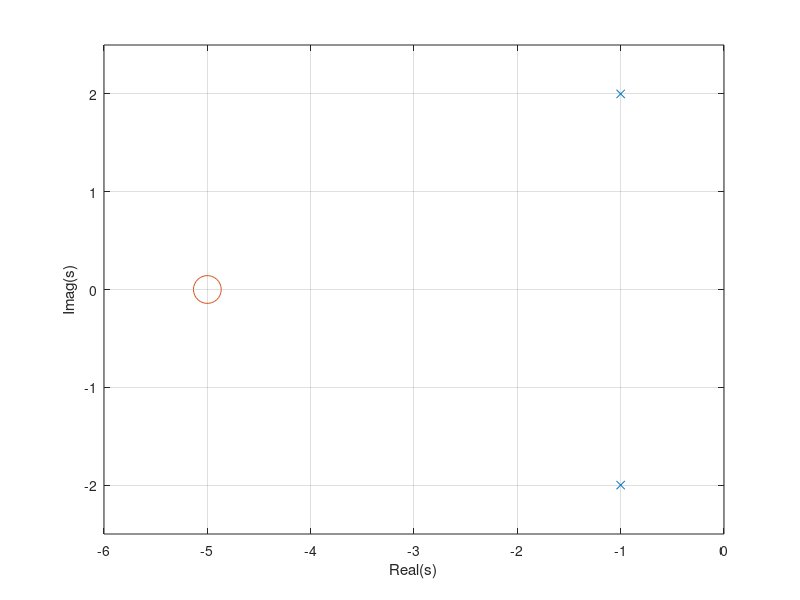

The MATLAB script that drew this image: (Note: this script raises an error after producing the figure.)
clc;
clear;

z = roots([1 5]);
p = roots([1 2 5]);

figure(1)
plot(real(p), imag(p),'x',real(z),imag(z),'o','MarkerSize',20);
% 복소평면상에 영점(o)과 극점(x) 값을 표시
grid on;
axis([-6 0 -2.5 2.5]);
xlabel('Real(s)');
ylabel('Imag(s)');

syms t;
[r,p,k] = residue([1 5],[1 2 5]);
% 전달함수의 부분분수의 계수들을 구한다.
h = 0;
for i = 1: 1: length(r)
    h = h + r(i).*exp(p(i)*t);
end
 
figure(2)
ezplot(h,[0, 10]);
% ezplot(fun,[xmin,xmax]) -> xmin < x < xmax에 fun(x) 표현식을 플로팅합니다.
grid on;
ylim([-0.4 1.6]);

syms omega;
H_omega_b = 1;
for i = 1 : 1 : length(z)
    H_omega_b = H_omega_b.*(j*omega - z(i));
end
H_omega_a = 1;
for i = 1 : 1 : length(p)
    H_omega_a = H_omega_a.*(j*omega - p(i));
end

H_omega = H_omega_b./H_omega_a;

figure(3)
ezplot(abs(H_omega),[-4, 4]);
grid on;
ylabel('|H(w)|');
xlabel('Frequency w[rad/sec]');